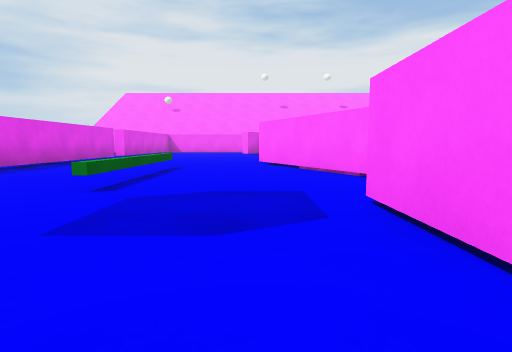
View 1 (above)

17 first-person views from a walk through a scene from a Unity 3-D project. The camera is 0.51 m above the floor, tilts 6° down and sees 80° across. The floor is counted in squares, 1 m on a side. Each view is taken from the middle of a square. On the plan, view 1 faces up. The plan holds only what a view shows up to about 9 squares ahead; the rest is blank. The place goes on beyond the plan. The player character is not drawn. Surface patterns are stand-ins for the level's own textures.

View 2
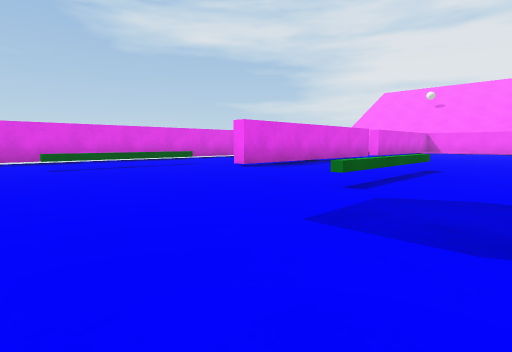

View 3
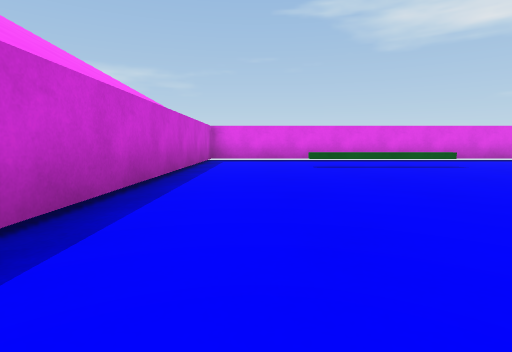

View 4
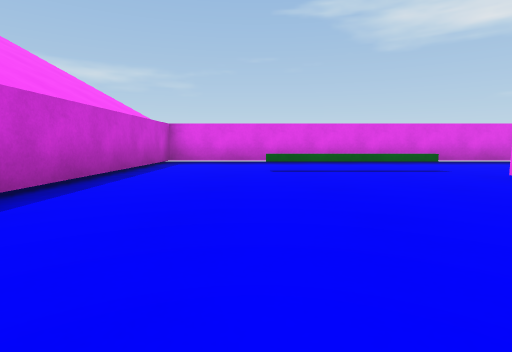

View 5
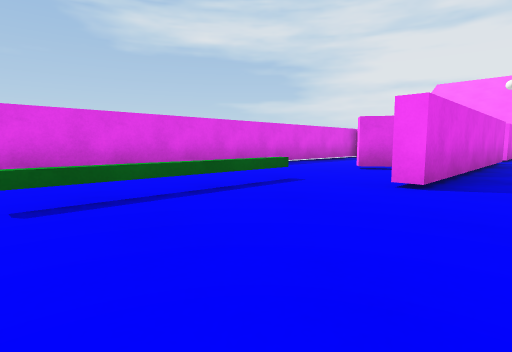

View 6
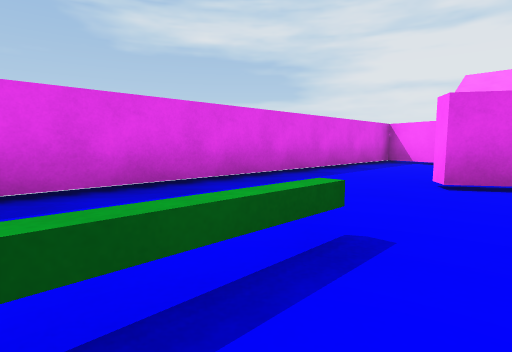

View 7
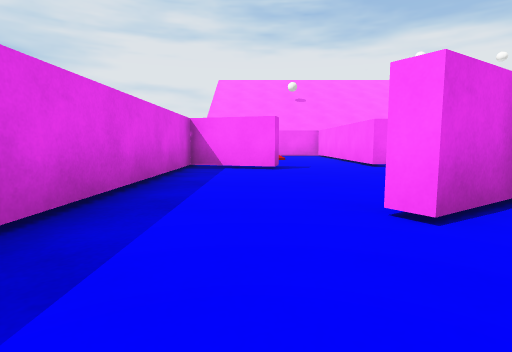

View 8
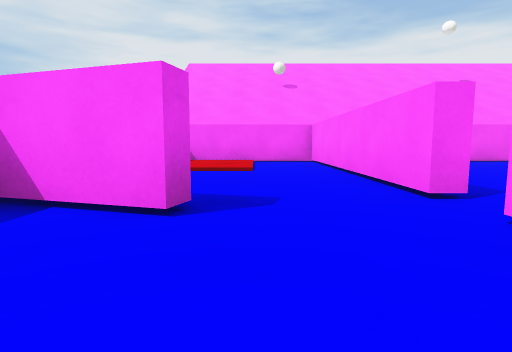

View 9
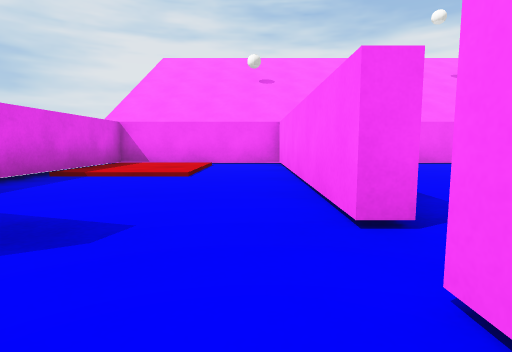

View 10
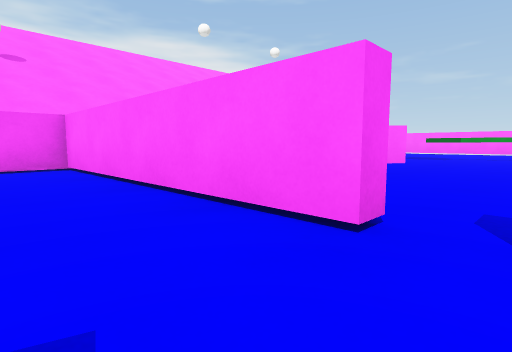

View 11
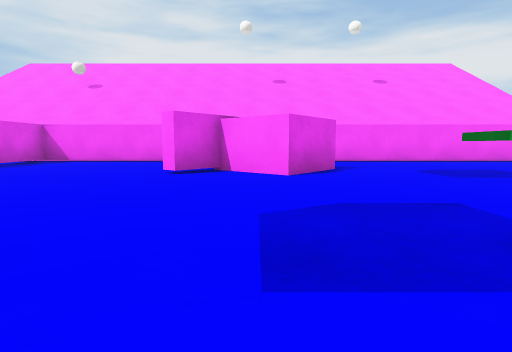

View 12
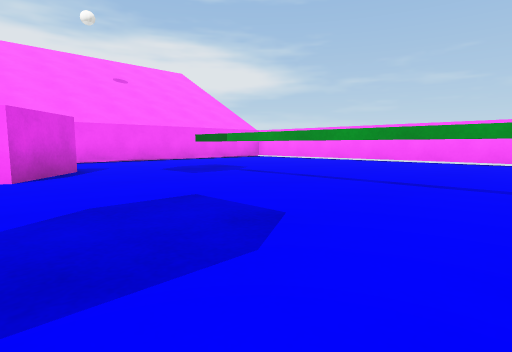

View 13
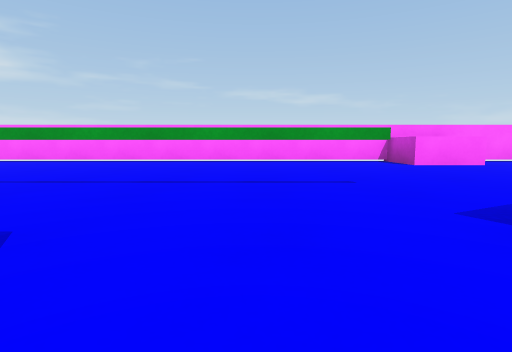

View 14
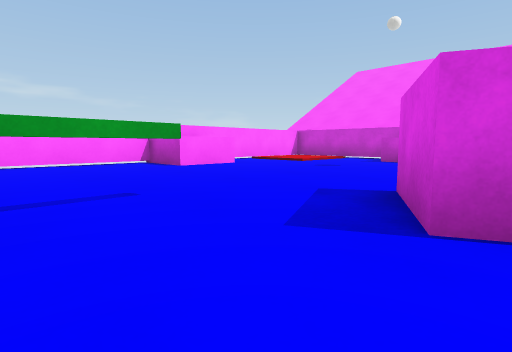

View 15
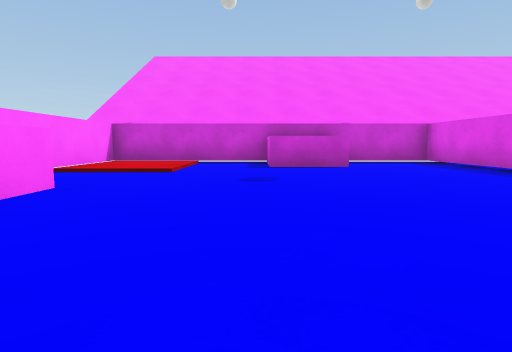

View 16
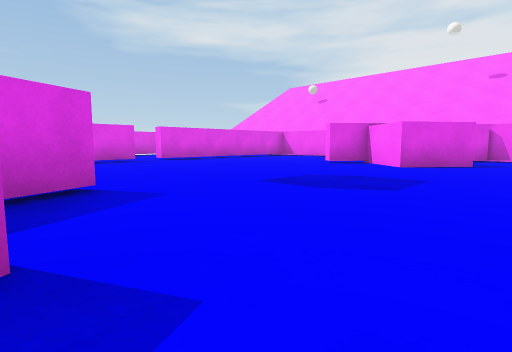

View 17
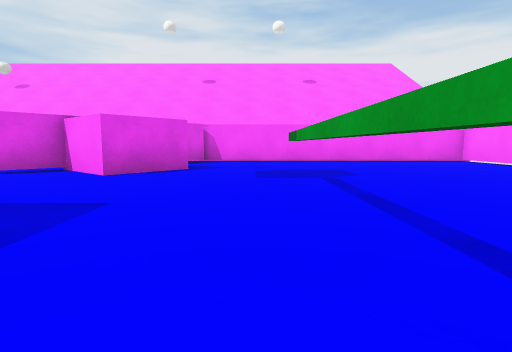

### Floor plan
Key: @ floor where view 1 was taken; # wall or solid block; x gap in a wall; . main floor; : floor 0.05 m higher than the main floor; / step, stairs or slope; = window, fence, low wall or low ledge; B block; T thing the floor can be seen under or through.
Columns run from 10 left of view 1 to 10 right of it. Each row starts with its distance up from view 1.
 18 #####################
 17 #::/.#..... #.......#
 16 #::/.#....  B.......#
 15 #///.#....#BB.......#
 14 #....#......B..T....#
 13  ....#.........T....#
 12 ###..x.........T....#
 11 #....x.........T....#
 10 #....#.........T....#
  9 #....# ........T....#
  8 #...## ....#...T....#
  7 #..###.....#B.......#
  6 #....#..=..#BB......#
  5 #....#..=...#......B#
  4 #..=....=... ......B#
  3 #..=....=...........#
  2 #..=.......#........#
  1 #..=.......#......::#
  0 #.........@#..BB..::#
 -1 #......... #..BB..//#
 -2 #########  ###  #####

Positions as (right, up) in squares from view 1, and headings:
1: (0, 0), facing up
2: (0, 0), facing up-left
3: (0, 0), facing left
4: (-1, 1), facing left
5: (-4, 1), facing up-left
6: (-6, 3), facing up-left
7: (-8, 5), facing up
8: (-7, 9), facing up
9: (-6, 10), facing up
10: (-7, 11), facing up-right
11: (1, 9), facing up
12: (1, 9), facing up-right
13: (1, 9), facing right
14: (2, 9), facing down-right
15: (6, 7), facing down
16: (4, 7), facing up-left
17: (4, 9), facing up
